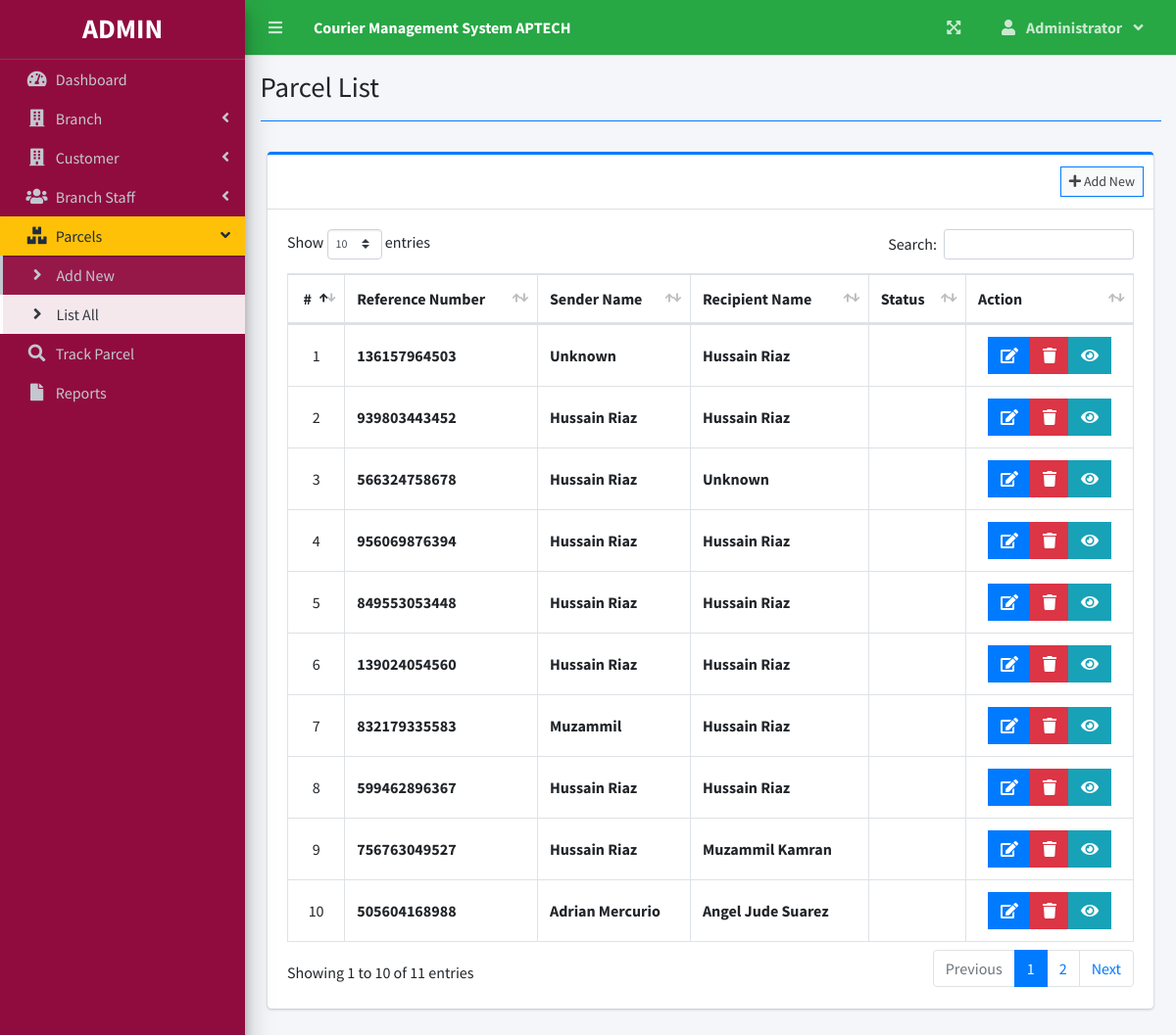
Page /Dashboard.php?page=parcel_list (signed in) on the committed database.
### tables this page shows
CREATE TABLE `parcels` (
  `id` int(30) NOT NULL,
  `reference_number` varchar(100) NOT NULL,
  `sender_name` text NOT NULL,
  `sender_address` text NOT NULL,
  `sender_contact` text NOT NULL,
  `recipient_name` text NOT NULL,
  `recipient_address` text NOT NULL,
  `recipient_contact` text NOT NULL,
  `type` int(1) NOT NULL COMMENT '1 = Deliver, 2=Pickup',
  `from_branch_id` varchar(30) NOT NULL,
  `to_branch_id` varchar(30) NOT NULL,
  `weight` varchar(100) NOT NULL,
  `height` varchar(100) NOT NULL,
  `width` varchar(100) NOT NULL,
  `length` varchar(100) NOT NULL,
  `price` float NOT NULL,
  `status` int(2) NOT NULL DEFAULT 0,
  `date_created` datetime NOT NULL DEFAULT current_timestamp(),
  `email` varchar(255) DEFAULT NULL
);

### parcel_list.php (the view, shortened to what this page needs)
<?php include'db_connect.php' ?>
<div class="col-lg-12">
	<div class="card card-outline card-primary">
		<div class="card-header">
			<div class="card-tools">
				<a class="btn btn-block btn-sm btn-default btn-flat border-primary " href="./Dashboard.php?page=new_parcel"><i class="fa fa-plus"></i> Add New</a>
			</div>
		</div>
		<div class="card-body">
			<table class="table tabe-hover table-bordered" id="list">
				<!-- <colgroup>
					<col width="5%">
					<col width="15%">
					<col width="25%">
					<col width="25%">
					<col width="15%">
				</colgroup> -->
				<thead>
					<tr>
						<th class="text-center">#</th>
						<th>Reference Number</th>
						<th>Sender Name</th>
						<th>Recipient Name</th>
						<th>Status</th>
						<th>Action</th>
					</tr>
				</thead>
				<tbody>
					<?php
					$i = 1;
					$where = "";
					$query = "SELECT * from parcels $where order by  unix_timestamp(date_created) desc";
					$run = mysqli_query($conn,$query);
					while($row= $run->fetch_assoc()):
					?>
					<tr>
						<td class="text-center"><?php echo $i++ ?></td>
						<td><b><?php echo ($row['reference_number']) ?></b></td>
						<td><b><?php echo ucwords($row['sender_name']) ?></b></td>
						<td><b><?php echo ucwords($row['recipient_name']) ?></b></td>
						<td class="text-center">
						</td>
						<td class="text-center">
		                    <div class="btn-group">
							<?php if($_SESSION['login_type'] == 1): ?>
		                        <a href="Dashboard.php?page=edit_parcel&id=<?php echo $row['id'] ?>" class="btn btn-primary btn-flat ">
		                          <i class="fas fa-edit"></i>
		                        </a>
		                        <button type="button" class="btn btn-danger btn-flat delete_parcel">
		                          <i class="fas fa-trash"></i>
		                        </button>
								<?php endif ?>
						  <button type="button" class="btn btn-info btn-flat view_parcel" data-id="<?php echo $row['id'] ?>">
		                          <i class="fas fa-eye"></i>
		                        </button>
	                      </div>
						</td>
					</tr>
				<?php endwhile; ?>
				</tbody>
			</table>
		</div>
	</div>
</div>

### parcel_list.php (style rules this page uses)
table td { vertical-align: middle !important; }

### rows in the picture
parcels: reference_number "136157964503", sender_name "Unknown", recipient_name "Hussain Riaz"
parcels: reference_number "939803443452", sender_name "Hussain Riaz", recipient_name "Hussain Riaz"
parcels: reference_number "566324758678", sender_name "Hussain Riaz", recipient_name "Unknown"
parcels: reference_number "956069876394", sender_name "Hussain Riaz", recipient_name "Hussain Riaz"
parcels: reference_number "849553053448", sender_name "Hussain Riaz", recipient_name "Hussain Riaz"
parcels: reference_number "139024054560", sender_name "Hussain Riaz", recipient_name "Hussain Riaz"
parcels: reference_number "832179335583", sender_name "Muzammil", recipient_name "Hussain Riaz"
parcels: reference_number "599462896367", sender_name "Hussain Riaz", recipient_name "Hussain Riaz"
parcels: reference_number "756763049527", sender_name "Hussain Riaz", recipient_name "Muzammil Kamran"
parcels: reference_number "505604168988", sender_name "Adrian Mercurio", recipient_name "Angel Jude Suarez"

### other values in the picture
$_SESSION['system']['name'] "Courier Management System APTECH"
$_SESSION['login_firstname'] "Administrator"
$title "Parcel List"
